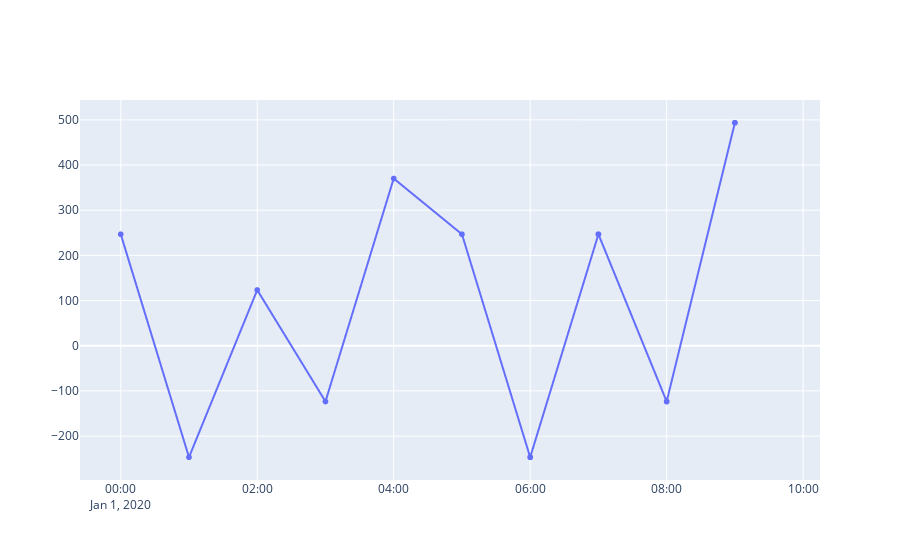
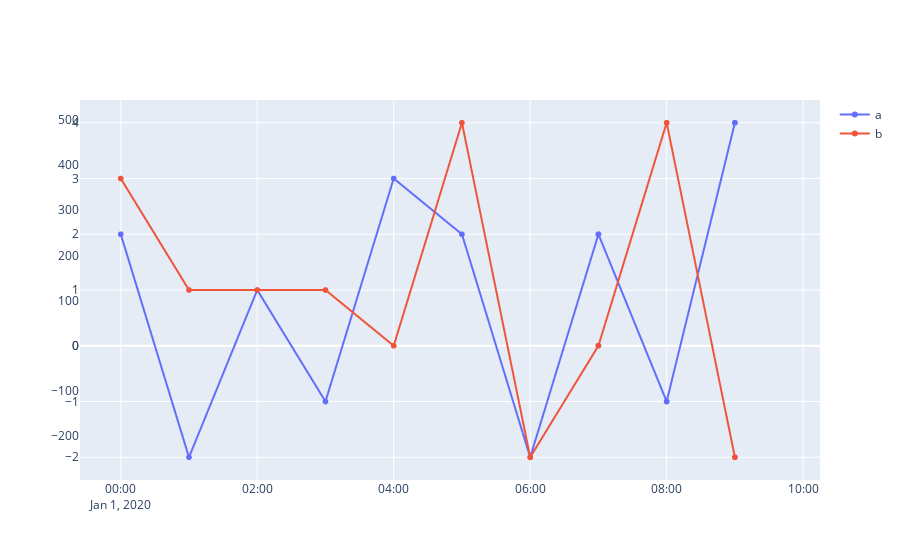
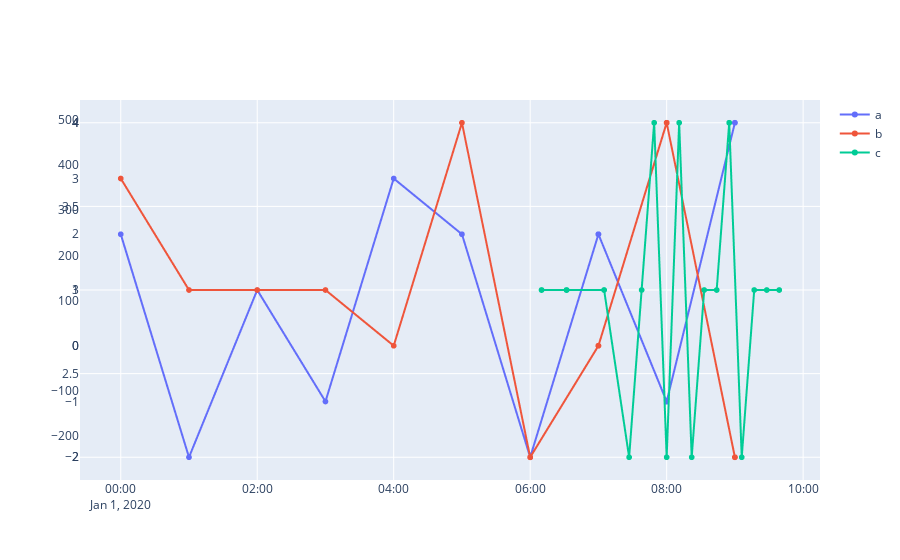
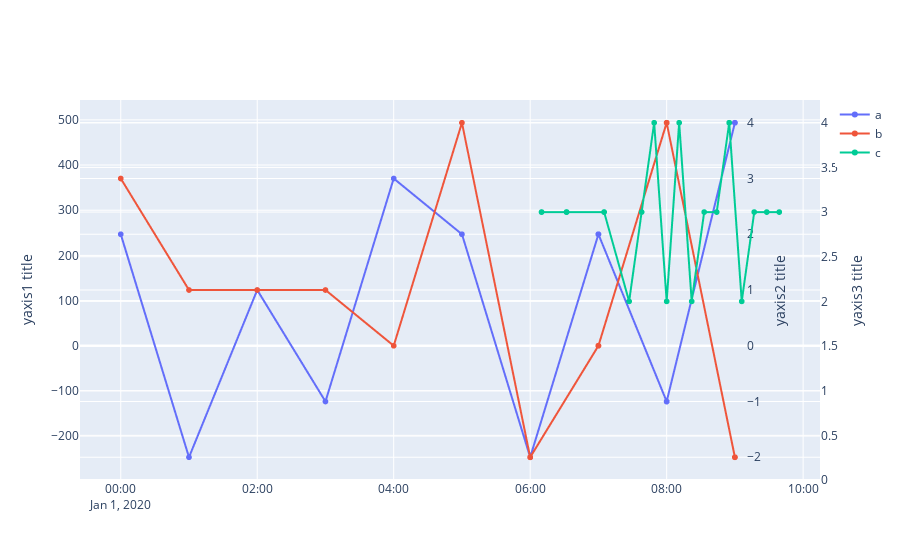

The cell these charts' notebook holds for them, in order:
### Code cell
import dash
import dash_core_components as dcc
import dash_html_components as html
import plotly.graph_objects as go

import pandas as pd
import numpy as np
np.random.seed(0)

## setting up the dfs
num_of_rows=10
df0 = pd.DataFrame(
        data=np.random.randint(-2, 5, (num_of_rows, 2)),
        columns=list('ab'),
        index=pd.date_range('2020-01-01', periods=num_of_rows, freq='1h')
        )
df0['a'] = df0['a'] * 123.4
print(df0)


num_of_rows=20
df1 = pd.DataFrame(
        data=np.random.randint(2, 5, (num_of_rows, 1)),
        columns=['c'],
        index=pd.date_range('2020-01-01 06:10:00', periods=num_of_rows,  freq='11min'),
        )
df1.iloc[[1, 3, 4, 6], :] = np.nan
print(df1)

# do we need to merge the dfs to have a common index for ploting?
#     ==> no, as matter of fact, plotting with pd.series is probably better
df_timeseries = pd.merge(left=df0, right=df1, left_index=True, right_index=True, how='outer')
# df_timeseries = df_timeseries.reset_index()
#     ==> if we are adding one subplot at a time anyways, turning index into a column is no longer necessary.
print(df_timeseries)

df_events = pd.DataFrame(
        data=['event foo happens', 'event bar happens', 'event baz happens'],
        columns=['events'],
        index=pd.date_range('2020-01-01 03:00:00', periods=3, freq = '111min'),
        )
print(df_events)

fig = go.Figure()
ys = [
    'y1', 'y2', 'y3'
]
for i, colname in enumerate(df_timeseries):
    fig.add_trace(go.Scattergl(
        x=df_timeseries.index,
        y=df_timeseries[colname],
        name=colname,
        yaxis = ys[i],
        mode='lines+markers', connectgaps=True, # js is tricter? connectgaps=1 doesn't work
    ))


# Create axis objects
fig.update_layout(
    xaxis=dict(
        domain=[0, 1]
    ),
    yaxis1=dict(
        title="yaxis1 title",
        rangemode='tozero',
    ),
    yaxis2=dict(
        title="yaxis2 title",

        anchor="free",
        overlaying="y",
        side="right",
        position=0.9,
        rangemode='tozero',

    ),
    yaxis3=dict(
        title="yaxis3 title",

        anchor="x",
        overlaying="y",
        side="right",
        position=0.95,
        rangemode='tozero',

    ),
#     yaxis4=dict(
#         title="yaxis4 title",
#         titlefont=dict(
#             color="#9467bd"
#         ),
#         tickfont=dict(
#             color="#9467bd"
#         ),
#         anchor="free",
#         overlaying="y",
#         side="right",
#         position=0.85
#     )
)

# Update layout properties
fig.update_layout(
    title_text="multiple y-axes example",
    width=1400,
    height=800,
)

external_stylesheets = ['https://codepen.io/chriddyp/pen/bWLwgP.css']
app = dash.Dash(__name__, external_stylesheets=external_stylesheets)
app.layout = html.Div(
    children=[
        dcc.Graph(
            id='number + text time series plot',
            figure=fig
        ),
    ]
)

if __name__ == '__main__':
    app.run_server(debug=0)

### Figure 1 — Plotly figure (JSON) as saved in the notebook; plotly's stock layout.template omitted (floating-point values rounded to 4 significant figures)
{"data": [{"connectgaps": true, "mode": "lines+markers", "name": "a", "type": "scattergl", "x": ["2020-01-01T00:00:00", "2020-01-01T01:00:00", "2020-01-01T02:00:00", "2020-01-01T03:00:00", "2020-01-01T04:00:00", "2020-01-01T05:00:00", "2020-01-01T06:00:00", "2020-01-01T06:10:00", "2020-01-01T06:21:00", "2020-01-01T06:32:00", "2020-01-01T06:43:00", "2020-01-01T06:54:00", "2020-01-01T07:00:00", "2020-01-01T07:05:00", "2020-01-01T07:16:00", "2020-01-01T07:27:00", "2020-01-01T07:38:00", "2020-01-01T07:49:00", "2020-01-01T08:00:00", "2020-01-01T08:11:00", "2020-01-01T08:22:00", "2020-01-01T08:33:00", "2020-01-01T08:44:00", "2020-01-01T08:55:00", "2020-01-01T09:00:00", "2020-01-01T09:06:00", "2020-01-01T09:17:00", "2020-01-01T09:28:00", "2020-01-01T09:39:00"], "y": [246.8, -246.8, 123.4, -123.4, 370.2, 246.8, -246.8, null, null, null, null, null, 246.8, null, null, null, null, null, -123.4, null, null, null, null, null, 493.6, null, null, null, null], "yaxis": "y"}], "layout": {}}

### Figure 2 — Plotly figure (JSON) as saved in the notebook; plotly's stock layout.template omitted (floating-point values rounded to 4 significant figures)
{"data": [{"connectgaps": true, "mode": "lines+markers", "name": "a", "type": "scattergl", "x": ["2020-01-01T00:00:00", "2020-01-01T01:00:00", "2020-01-01T02:00:00", "2020-01-01T03:00:00", "2020-01-01T04:00:00", "2020-01-01T05:00:00", "2020-01-01T06:00:00", "2020-01-01T06:10:00", "2020-01-01T06:21:00", "2020-01-01T06:32:00", "2020-01-01T06:43:00", "2020-01-01T06:54:00", "2020-01-01T07:00:00", "2020-01-01T07:05:00", "2020-01-01T07:16:00", "2020-01-01T07:27:00", "2020-01-01T07:38:00", "2020-01-01T07:49:00", "2020-01-01T08:00:00", "2020-01-01T08:11:00", "2020-01-01T08:22:00", "2020-01-01T08:33:00", "2020-01-01T08:44:00", "2020-01-01T08:55:00", "2020-01-01T09:00:00", "2020-01-01T09:06:00", "2020-01-01T09:17:00", "2020-01-01T09:28:00", "2020-01-01T09:39:00"], "y": [246.8, -246.8, 123.4, -123.4, 370.2, 246.8, -246.8, null, null, null, null, null, 246.8, null, null, null, null, null, -123.4, null, null, null, null, null, 493.6, null, null, null, null], "yaxis": "y"}, {"connectgaps": true, "mode": "lines+markers", "name": "b", "type": "scattergl", "x": ["2020-01-01T00:00:00", "2020-01-01T01:00:00", "2020-01-01T02:00:00", "2020-01-01T03:00:00", "2020-01-01T04:00:00", "2020-01-01T05:00:00", "2020-01-01T06:00:00", "2020-01-01T06:10:00", "2020-01-01T06:21:00", "2020-01-01T06:32:00", "2020-01-01T06:43:00", "2020-01-01T06:54:00", "2020-01-01T07:00:00", "2020-01-01T07:05:00", "2020-01-01T07:16:00", "2020-01-01T07:27:00", "2020-01-01T07:38:00", "2020-01-01T07:49:00", "2020-01-01T08:00:00", "2020-01-01T08:11:00", "2020-01-01T08:22:00", "2020-01-01T08:33:00", "2020-01-01T08:44:00", "2020-01-01T08:55:00", "2020-01-01T09:00:00", "2020-01-01T09:06:00", "2020-01-01T09:17:00", "2020-01-01T09:28:00", "2020-01-01T09:39:00"], "y": [3, 1, 1, 1, 0, 4, -2, null, null, null, null, null, 0, null, null, null, null, null, 4, null, null, null, null, null, -2, null, null, null, null], "yaxis": "y2"}], "layout": {}}

### Figure 3 — Plotly figure (JSON) as saved in the notebook; plotly's stock layout.template omitted (floating-point values rounded to 4 significant figures)
{"data": [{"connectgaps": true, "mode": "lines+markers", "name": "a", "type": "scattergl", "x": ["2020-01-01T00:00:00", "2020-01-01T01:00:00", "2020-01-01T02:00:00", "2020-01-01T03:00:00", "2020-01-01T04:00:00", "2020-01-01T05:00:00", "2020-01-01T06:00:00", "2020-01-01T06:10:00", "2020-01-01T06:21:00", "2020-01-01T06:32:00", "2020-01-01T06:43:00", "2020-01-01T06:54:00", "2020-01-01T07:00:00", "2020-01-01T07:05:00", "2020-01-01T07:16:00", "2020-01-01T07:27:00", "2020-01-01T07:38:00", "2020-01-01T07:49:00", "2020-01-01T08:00:00", "2020-01-01T08:11:00", "2020-01-01T08:22:00", "2020-01-01T08:33:00", "2020-01-01T08:44:00", "2020-01-01T08:55:00", "2020-01-01T09:00:00", "2020-01-01T09:06:00", "2020-01-01T09:17:00", "2020-01-01T09:28:00", "2020-01-01T09:39:00"], "y": [246.8, -246.8, 123.4, -123.4, 370.2, 246.8, -246.8, null, null, null, null, null, 246.8, null, null, null, null, null, -123.4, null, null, null, null, null, 493.6, null, null, null, null], "yaxis": "y"}, {"connectgaps": true, "mode": "lines+markers", "name": "b", "type": "scattergl", "x": ["2020-01-01T00:00:00", "2020-01-01T01:00:00", "2020-01-01T02:00:00", "2020-01-01T03:00:00", "2020-01-01T04:00:00", "2020-01-01T05:00:00", "2020-01-01T06:00:00", "2020-01-01T06:10:00", "2020-01-01T06:21:00", "2020-01-01T06:32:00", "2020-01-01T06:43:00", "2020-01-01T06:54:00", "2020-01-01T07:00:00", "2020-01-01T07:05:00", "2020-01-01T07:16:00", "2020-01-01T07:27:00", "2020-01-01T07:38:00", "2020-01-01T07:49:00", "2020-01-01T08:00:00", "2020-01-01T08:11:00", "2020-01-01T08:22:00", "2020-01-01T08:33:00", "2020-01-01T08:44:00", "2020-01-01T08:55:00", "2020-01-01T09:00:00", "2020-01-01T09:06:00", "2020-01-01T09:17:00", "2020-01-01T09:28:00", "2020-01-01T09:39:00"], "y": [3, 1, 1, 1, 0, 4, -2, null, null, null, null, null, 0, null, null, null, null, null, 4, null, null, null, null, null, -2, null, null, null, null], "yaxis": "y2"}, {"connectgaps": true, "mode": "lines+markers", "name": "c", "type": "scattergl", "x": ["2020-01-01T00:00:00", "2020-01-01T01:00:00", "2020-01-01T02:00:00", "2020-01-01T03:00:00", "2020-01-01T04:00:00", "2020-01-01T05:00:00", "2020-01-01T06:00:00", "2020-01-01T06:10:00", "2020-01-01T06:21:00", "2020-01-01T06:32:00", "2020-01-01T06:43:00", "2020-01-01T06:54:00", "2020-01-01T07:00:00", "2020-01-01T07:05:00", "2020-01-01T07:16:00", "2020-01-01T07:27:00", "2020-01-01T07:38:00", "2020-01-01T07:49:00", "2020-01-01T08:00:00", "2020-01-01T08:11:00", "2020-01-01T08:22:00", "2020-01-01T08:33:00", "2020-01-01T08:44:00", "2020-01-01T08:55:00", "2020-01-01T09:00:00", "2020-01-01T09:06:00", "2020-01-01T09:17:00", "2020-01-01T09:28:00", "2020-01-01T09:39:00"], "y": [null, null, null, null, null, null, null, 3, null, 3, null, null, null, 3, null, 2, 3, 4, 2, 4, 2, 3, 3, 4, null, 2, 3, 3, 3], "yaxis": "y3"}], "layout": {}}

### Figure 4 — Plotly figure (JSON) as saved in the notebook; plotly's stock layout.template omitted (floating-point values rounded to 4 significant figures)
{"data": [{"connectgaps": true, "mode": "lines+markers", "name": "a", "type": "scattergl", "x": ["2020-01-01T00:00:00", "2020-01-01T01:00:00", "2020-01-01T02:00:00", "2020-01-01T03:00:00", "2020-01-01T04:00:00", "2020-01-01T05:00:00", "2020-01-01T06:00:00", "2020-01-01T06:10:00", "2020-01-01T06:21:00", "2020-01-01T06:32:00", "2020-01-01T06:43:00", "2020-01-01T06:54:00", "2020-01-01T07:00:00", "2020-01-01T07:05:00", "2020-01-01T07:16:00", "2020-01-01T07:27:00", "2020-01-01T07:38:00", "2020-01-01T07:49:00", "2020-01-01T08:00:00", "2020-01-01T08:11:00", "2020-01-01T08:22:00", "2020-01-01T08:33:00", "2020-01-01T08:44:00", "2020-01-01T08:55:00", "2020-01-01T09:00:00", "2020-01-01T09:06:00", "2020-01-01T09:17:00", "2020-01-01T09:28:00", "2020-01-01T09:39:00"], "y": [246.8, -246.8, 123.4, -123.4, 370.2, 246.8, -246.8, null, null, null, null, null, 246.8, null, null, null, null, null, -123.4, null, null, null, null, null, 493.6, null, null, null, null], "yaxis": "y"}, {"connectgaps": true, "mode": "lines+markers", "name": "b", "type": "scattergl", "x": ["2020-01-01T00:00:00", "2020-01-01T01:00:00", "2020-01-01T02:00:00", "2020-01-01T03:00:00", "2020-01-01T04:00:00", "2020-01-01T05:00:00", "2020-01-01T06:00:00", "2020-01-01T06:10:00", "2020-01-01T06:21:00", "2020-01-01T06:32:00", "2020-01-01T06:43:00", "2020-01-01T06:54:00", "2020-01-01T07:00:00", "2020-01-01T07:05:00", "2020-01-01T07:16:00", "2020-01-01T07:27:00", "2020-01-01T07:38:00", "2020-01-01T07:49:00", "2020-01-01T08:00:00", "2020-01-01T08:11:00", "2020-01-01T08:22:00", "2020-01-01T08:33:00", "2020-01-01T08:44:00", "2020-01-01T08:55:00", "2020-01-01T09:00:00", "2020-01-01T09:06:00", "2020-01-01T09:17:00", "2020-01-01T09:28:00", "2020-01-01T09:39:00"], "y": [3, 1, 1, 1, 0, 4, -2, null, null, null, null, null, 0, null, null, null, null, null, 4, null, null, null, null, null, -2, null, null, null, null], "yaxis": "y2"}, {"connectgaps": true, "mode": "lines+markers", "name": "c", "type": "scattergl", "x": ["2020-01-01T00:00:00", "2020-01-01T01:00:00", "2020-01-01T02:00:00", "2020-01-01T03:00:00", "2020-01-01T04:00:00", "2020-01-01T05:00:00", "2020-01-01T06:00:00", "2020-01-01T06:10:00", "2020-01-01T06:21:00", "2020-01-01T06:32:00", "2020-01-01T06:43:00", "2020-01-01T06:54:00", "2020-01-01T07:00:00", "2020-01-01T07:05:00", "2020-01-01T07:16:00", "2020-01-01T07:27:00", "2020-01-01T07:38:00", "2020-01-01T07:49:00", "2020-01-01T08:00:00", "2020-01-01T08:11:00", "2020-01-01T08:22:00", "2020-01-01T08:33:00", "2020-01-01T08:44:00", "2020-01-01T08:55:00", "2020-01-01T09:00:00", "2020-01-01T09:06:00", "2020-01-01T09:17:00", "2020-01-01T09:28:00", "2020-01-01T09:39:00"], "y": [null, null, null, null, null, null, null, 3, null, 3, null, null, null, 3, null, 2, 3, 4, 2, 4, 2, 3, 3, 4, null, 2, 3, 3, 3], "yaxis": "y3"}], "layout": {"xaxis": {"domain": [0, 1]}, "yaxis": {"rangemode": "tozero", "title": {"text": "yaxis1 title"}}, "yaxis2": {"anchor": "free", "overlaying": "y", "position": 0.9, "rangemode": "tozero", "side": "right", "title": {"text": "yaxis2 title"}}, "yaxis3": {"anchor": "x", "overlaying": "y", "position": 0.95, "rangemode": "tozero", "side": "right", "title": {"text": "yaxis3 title"}}}}
